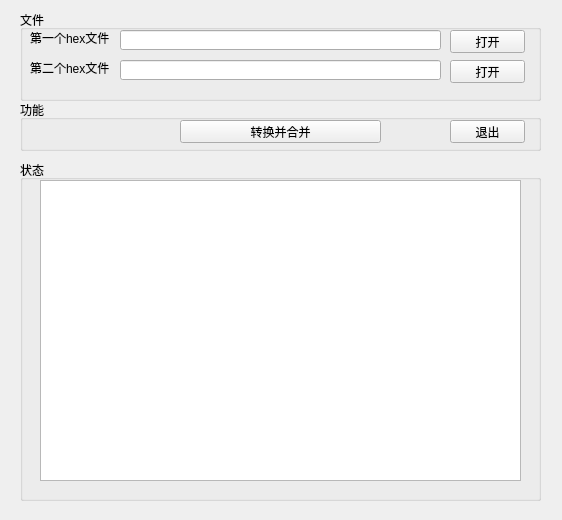
<?xml version="1.0" encoding="UTF-8"?>
<ui version="4.0">
 <class>QtDemo_Hex2Bin</class>
 <widget class="QMainWindow" name="QtDemo_Hex2Bin">
  <property name="geometry">
   <rect>
    <x>0</x>
    <y>0</y>
    <width>562</width>
    <height>520</height>
   </rect>
  </property>
  <property name="windowTitle">
   <string>MainWindow</string>
  </property>
  <widget class="QWidget" name="centralWidget">
   <widget class="QGroupBox" name="groupBox">
    <property name="geometry">
     <rect>
      <x>20</x>
      <y>10</y>
      <width>521</width>
      <height>91</height>
     </rect>
    </property>
    <property name="title">
     <string>文件</string>
    </property>
    <widget class="QPushButton" name="openfirstfileButton">
     <property name="geometry">
      <rect>
       <x>430</x>
       <y>20</y>
       <width>75</width>
       <height>23</height>
      </rect>
     </property>
     <property name="text">
      <string>打开</string>
     </property>
    </widget>
    <widget class="QPushButton" name="opensecondfileButton">
     <property name="geometry">
      <rect>
       <x>430</x>
       <y>50</y>
       <width>75</width>
       <height>23</height>
      </rect>
     </property>
     <property name="text">
      <string>打开</string>
     </property>
    </widget>
    <widget class="QLineEdit" name="secondlineEdit">
     <property name="geometry">
      <rect>
       <x>100</x>
       <y>50</y>
       <width>321</width>
       <height>20</height>
      </rect>
     </property>
    </widget>
    <widget class="QLineEdit" name="firstlineEdit">
     <property name="geometry">
      <rect>
       <x>100</x>
       <y>20</y>
       <width>321</width>
       <height>20</height>
      </rect>
     </property>
    </widget>
    <widget class="QLabel" name="label">
     <property name="geometry">
      <rect>
       <x>10</x>
       <y>20</y>
       <width>81</width>
       <height>16</height>
      </rect>
     </property>
     <property name="text">
      <string>第一个hex文件</string>
     </property>
    </widget>
    <widget class="QLabel" name="label_2">
     <property name="geometry">
      <rect>
       <x>10</x>
       <y>50</y>
       <width>81</width>
       <height>16</height>
      </rect>
     </property>
     <property name="text">
      <string>第二个hex文件</string>
     </property>
    </widget>
   </widget>
   <widget class="QGroupBox" name="groupBox_2">
    <property name="geometry">
     <rect>
      <x>20</x>
      <y>100</y>
      <width>521</width>
      <height>51</height>
     </rect>
    </property>
    <property name="title">
     <string>功能</string>
    </property>
    <widget class="QPushButton" name="mergeButton">
     <property name="enabled">
      <bool>true</bool>
     </property>
     <property name="geometry">
      <rect>
       <x>160</x>
       <y>20</y>
       <width>201</width>
       <height>23</height>
      </rect>
     </property>
     <property name="text">
      <string>转换并合并</string>
     </property>
    </widget>
    <widget class="QPushButton" name="exitButton">
     <property name="geometry">
      <rect>
       <x>430</x>
       <y>20</y>
       <width>75</width>
       <height>23</height>
      </rect>
     </property>
     <property name="text">
      <string>退出</string>
     </property>
    </widget>
   </widget>
   <widget class="QGroupBox" name="groupBox_3">
    <property name="geometry">
     <rect>
      <x>20</x>
      <y>160</y>
      <width>521</width>
      <height>341</height>
     </rect>
    </property>
    <property name="sizePolicy">
     <sizepolicy hsizetype="Fixed" vsizetype="Fixed">
      <horstretch>0</horstretch>
      <verstretch>0</verstretch>
     </sizepolicy>
    </property>
    <property name="title">
     <string>状态</string>
    </property>
    <widget class="QTextBrowser" name="statustextBrowser">
     <property name="geometry">
      <rect>
       <x>20</x>
       <y>20</y>
       <width>481</width>
       <height>301</height>
      </rect>
     </property>
     <property name="sizePolicy">
      <sizepolicy hsizetype="Fixed" vsizetype="Fixed">
       <horstretch>0</horstretch>
       <verstretch>0</verstretch>
      </sizepolicy>
     </property>
     <property name="font">
      <font>
       <family>微软雅黑</family>
       <pointsize>9</pointsize>
      </font>
     </property>
     <property name="mouseTracking">
      <bool>false</bool>
     </property>
    </widget>
   </widget>
   <zorder>groupBox_3</zorder>
   <zorder>groupBox</zorder>
   <zorder>groupBox_2</zorder>
  </widget>
 </widget>
 <resources/>
 <connections>
  <connection>
   <sender>exitButton</sender>
   <signal>clicked()</signal>
   <receiver>QtDemo_Hex2Bin</receiver>
   <slot>close()</slot>
   <hints>
    <hint type="sourcelabel">
     <x>390</x>
     <y>153</y>
    </hint>
    <hint type="destinationlabel">
     <x>441</x>
     <y>157</y>
    </hint>
   </hints>
  </connection>
 </connections>
</ui>
